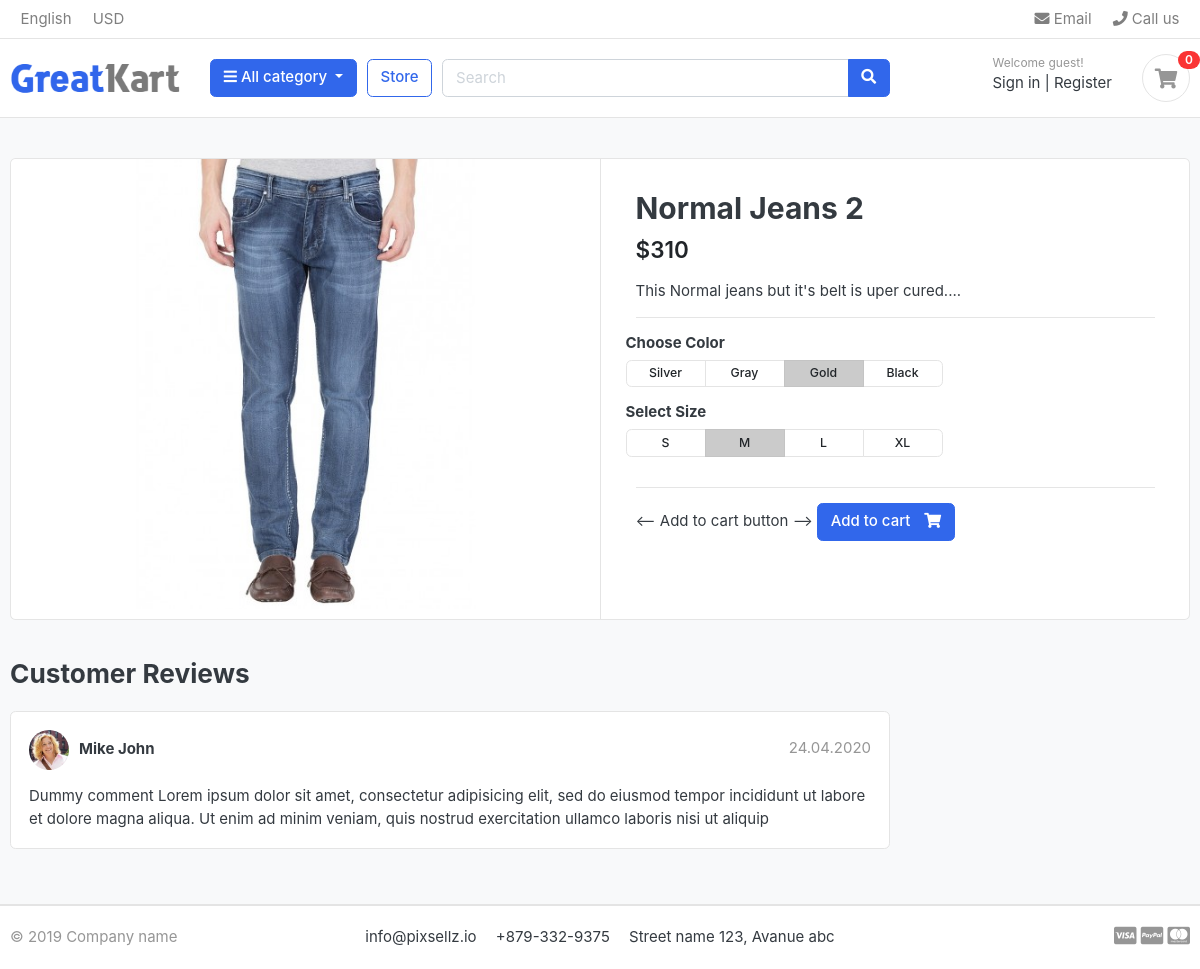
The app's page /store/jeans/normal-jeans-2/, older data.
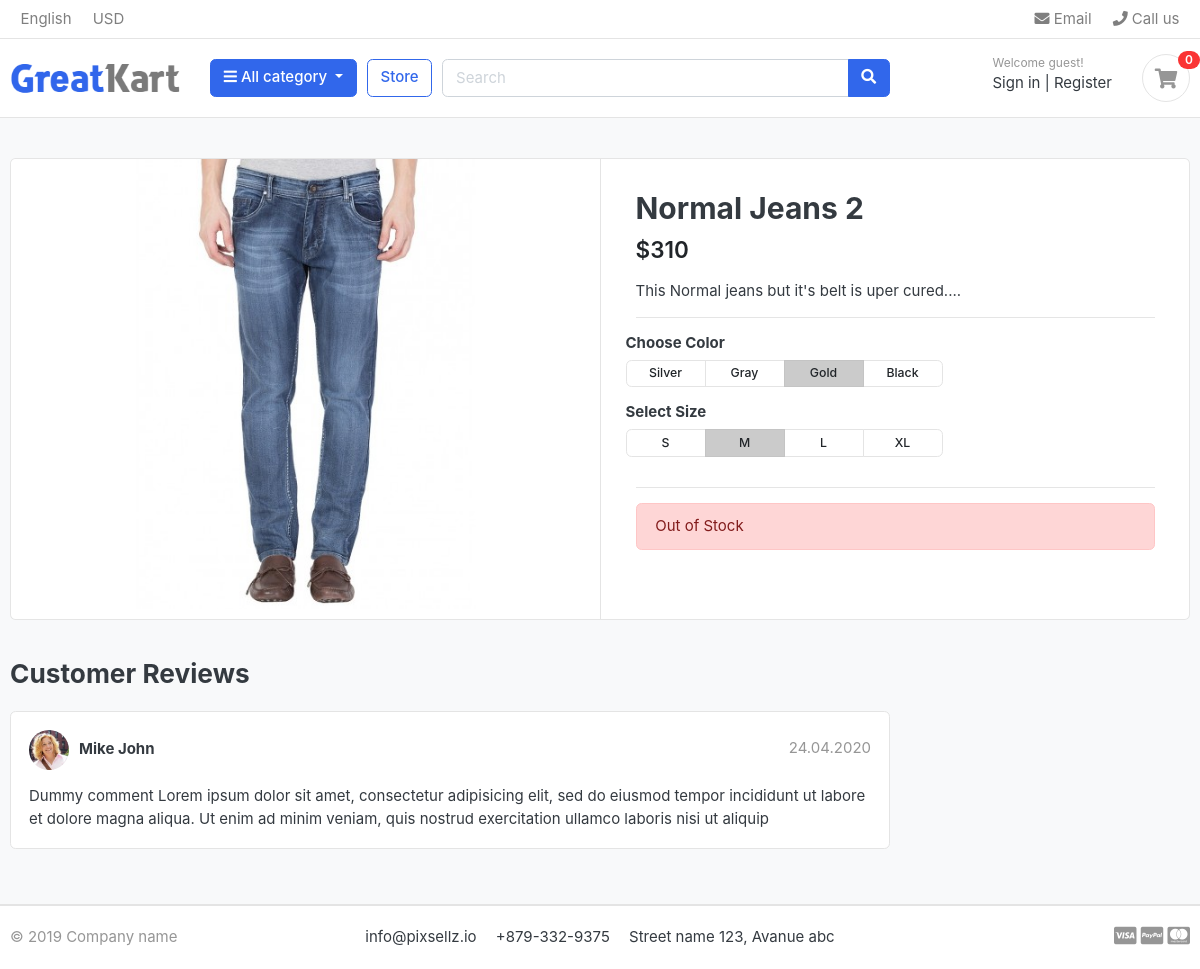
The same page, newer data.
### store/models.py (models this page shows, shortened)
class Product(models.Model):
    product_name = models.CharField(max_length=200, unique=True)
    slug = models.SlugField(max_length=200, unique=True)
    description = models.TextField(max_length=500, blank=True)
    price = models.IntegerField()
    images = models.ImageField(upload_to='photos/products')
    stock = models.IntegerField()
    is_available = models.BooleanField(default=True)
    category = models.ForeignKey(Category, on_delete=models.CASCADE)
    created_date = models.DateTimeField(auto_now_add=True)
    modified_date = models.DateTimeField(auto_now=True)

### store/views.py (the view)
# urls.py: path('<slug:category_slug>/<slug:product_slug>/', views.product_detail, name='product_detail'),
def product_detail(request, category_slug, product_slug):
    try:
      single_product = Product.objects.get(category__slug=category_slug, slug=product_slug)
    except Exception as e:
        raise e
    context = {
        'single_product': single_product,
    }
    return render(request, 'store/product_detail.html', context)

### category/context_processor.py (called while the page is built)
def menu_links(request):
    links = Category.objects.all()
    return dict(links=links)

### category/models.py (called while the page is built)
    def get_url(self):
        return reverse('products_by_category', args=[self.slug])

### templates/store/product_detail.html
{% extends 'base.html' %}
{% load static %}
{% block content %}
<section class="section-content padding-y bg">
    <div class="container">
        <div class="card">
            <div class="row no-gutters">
                <aside class="col-md-6">
                    <article class="gallery-wrap">
                        <div class="img-big-wrap">
                            <a href="#"><img src="{{ single_product.images.url }}"></a>
                        </div>
                    </article>
                </aside>
                <main class="col-md-6 border-left">
                    <article class="content-body">
                        <h2 class="title">{{single_product.product_name}}</h2>
                        <div class="mb-3">
                            <var class="price h4">${{single_product.price}}</var>
                        </div>
                        <p>{{single_product.description}}</p>
                        <hr>
                        <div class="row">
                            <div class="item-option-select">
                                <h6>Choose Color</h6>
                                <div class="btn-group btn-group-sm btn-group-toggle" data-toggle="buttons">
                                    <label class="btn btn-light">
                                        <input type="radio" name="radio_color"> Silver
                                    </label>
                                    <label class="btn btn-light">
                                        <input type="radio" name="radio_color"> Gray
                                    </label>
                                    <label class="btn btn-light active">
                                        <input type="radio" name="radio_color checked"> Gold
                                    </label>
                                    <label class="btn btn-light">
                                        <input type="radio" name="radio_color"> Black
                                    </label>
                                </div>
                            </div>
                        </div>
                        <div class="row">
                            <div class="item-option-select">
                                <h6>Select Size</h6>
                                <div class="btn-group btn-group-sm btn-group-toggle" data-toggle="buttons">
                                    <label class="btn btn-light">
                                        <input type="radio" name="radio_color"> S
                                    </label>
                                    <label class="btn btn-light active">
                                        <input type="radio" name="radio_color" checked> M
                                    </label>
                                    <label class="btn btn-light">
                                        <input type="radio" name="radio_color"> L
                                    </label>
                                    <label class="btn btn-light">
                                        <input type="radio" name="radio_color"> XL
                                    </label>
                                </div>
                            </div>
                        </div>
                        <hr>
                        {% if single_product.stock <= 0 %}
                        <div class="alert alert-danger" role="alert">
                            Out of Stock
                        </div>
                        {% else %}
                        <-- Add to cart button -->
                        <a href="" class="btn  btn-primary"> <span class="text">Add to
                                cart</span> <i class="fas fa-shopping-cart"></i> </a>
                        {% endif %}
                    </article>
                </main>
            </div>
        </div>
        <br>
        <div class="row">
            <div class="col-md-9">
                <header class="section-heading">
                    <h3>Customer Reviews </h3>
                </header>
                <article class="box mb-3">
                    <div class="icontext w-100">
                        <img src="{% static 'images/avatars/avatar1.jpg' %}" class="img-xs icon rounded-circle">
                        <div class="text">
                            <span class="date text-muted float-md-right">24.04.2020 </span>
                            <h6 class="mb-1">Mike John </h6>
                        </div>
                    </div>
                    <div class="mt-3">
                        <p>
                            Dummy comment Lorem ipsum dolor sit amet, consectetur adipisicing elit, sed do eiusmod
                            tempor incididunt ut labore et dolore magna aliqua. Ut enim ad minim veniam,
                            quis nostrud exercitation ullamco laboris nisi ut aliquip
                        </p>
                    </div>
                </article>
            </div>
        </div>
    </div>
</section>
{% endblock %}

### templates/base.html (shortened to what this page needs)
{% load static %}
<!DOCTYPE HTML>
<html lang="en">
<head>
    <link href={% static "css/bootstrap.css" %} rel="stylesheet" type="text/css" />
    <link href={% static "fonts/fontawesome/css/all.min.css" %} type="text/css" rel="stylesheet">
    <link href={% static "css/ui.css" %} rel="stylesheet" type="text/css" />
    <link href={% static "css/responsive.css" %} rel="stylesheet" media="only screen and (max-width: 1200px)" />
</head>
<body>
    {% include "includes/navbar.html" %}
    {% block content %}{% endblock %}
    {% include "includes/footer.html" %}

### templates/includes/navbar.html (shortened to what this page needs)
{% load static %}
    <header class="section-header">
        <nav class="navbar p-md-0 navbar-expand-sm navbar-light border-bottom">
            <div class="container">
                <div class="collapse navbar-collapse" id="navbarTop4">
                    <ul class="navbar-nav mr-auto">
                        <li class="nav-item dropdown">
                            <a href="#" class="nav-link"> English </a>
                        </li>
                        <li class="nav-item dropdown">
                            <a href="#" class="nav-link"> USD </a>
                        </li>
                    </ul>
                    <ul class="navbar-nav">
                        <li><a href="#" class="nav-link"> <i class="fa fa-envelope"></i> Email </a></li>
                        <li><a href="#" class="nav-link"> <i class="fa fa-phone"></i> Call us </a></li>
                    </ul>
                </div>
            </div>
        </nav>
        <section class="header-main border-bottom">
            <div class="container">
                <div class="row align-items-center">
                    <div class="col-lg-2 col-md-3 col-6">
                        <a href="{% url 'home' %}" class="brand-wrap">
                            <img class="logo" src={% static "images/logo.png" %}>
                        </a>
                    </div>
                    <div class="col-lg col-sm col-md col-6 flex-grow-0">
                        <div class="category-wrap dropdown d-inline-block float-right">
                            <button type="button" class="btn btn-primary dropdown-toggle" data-toggle="dropdown">
                                <i class="fa fa-bars"></i> All category
                            </button>
                        </div>
                    </div>
            <a href="{% url 'store' %}" class="btn btn-outline-primary">Store</a>
                    <div class="col-lg  col-md-6 col-sm-12 col">
                        <form action="#" class="search">
                            <div class="input-group w-100">
                                <input type="text" class="form-control" style="width:60%;" placeholder="Search">
                                <div class="input-group-append">
                                    <button class="btn btn-primary" type="submit">
                                        <i class="fa fa-search"></i>
                                    </button>
                                </div>
                            </div>
                        </form>
                    </div>
                    <div class="col-lg-3 col-sm-6 col-8 order-2 order-lg-3">
                        <div class="d-flex justify-content-end mb-3 mb-lg-0">
                            <div class="widget-header">
                                <small class="title text-muted">Welcome guest!</small>
                                <div>
                                    <a href="./signin.html">Sign in</a> <span class="dark-transp"> | </span>
                                    <a href="./register.html"> Register</a>
                                </div>
                            </div>
                            <a href="./cart.html" class="widget-header pl-3 ml-3">
                                <div class="icon icon-sm rounded-circle border"><i class="fa fa-shopping-cart"></i>
                                </div>
                                <span class="badge badge-pill badge-danger notify">0</span>
                            </a>
                        </div>
                    </div>
                </div>
            </div>
        </section>
    </header>

### templates/includes/footer.html
<footer class="section-footer border-top">
	<div class="container">
		<section class="footer-bottom border-top row">
			<div class="col-md-2">
				<p class="text-muted"> &copy 2019 Company name </p>
			</div>
			<div class="col-md-8 text-md-center">
				<span  class="px-2">info@pixsellz.io</span>
				<span  class="px-2">+879-332-9375</span>
				<span  class="px-2">Street name 123, Avanue abc</span>
			</div>
			<div class="col-md-2 text-md-right text-muted">
				<i class="fab fa-lg fa-cc-visa"></i>
				<i class="fab fa-lg fa-cc-paypal"></i>
				<i class="fab fa-lg fa-cc-mastercard"></i>
			</div>
		</section>
	</div>
</footer>

### static/css/ui.css (style rules this page uses)
html { font-family: "Inter", sans-serif; font-size: 15px; }
.content-body { flex: 1 1 auto; padding: 2rem 2.3rem; }
.icon-xs, .icon-sm, .icon-md, .icon-lg { display: inline-block; text-align: center; flex-shrink: 0; flex-grow: 0; }
.icon-sm { width: 48px; height: 48px; line-height: 48px !important; font-size: 20px; }
.img-xs, .img-sm, .img-md, .img-lg { -o-object-fit: cover; object-fit: cover; flex-shrink: 0; flex-grow: 0; }
.img-xs { width: 40px; height: 40px; }
.padding-y { padding-top: 40px; padding-bottom: 40px; }
var { font-style: normal; }
article:after, .form-group:after { display: block; clear: both; content: ""; }
.bg { background-color: #f8f9fa; }
.section-heading { margin-bottom: 20px; margin-top: 15px; }
p:last-child { margin-bottom: 0; }
.header-main { position: relative; padding-top: 1rem; padding-bottom: 1rem; }
.brand-wrap .logo, .navbar-brand .logo { margin-right: 7px; max-height: 42px; display: inline-block; }
.widget-header { display: inline-block; vertical-align: middle; position: relative; }
.widget-header a { color: #343a40; }
.widget-header i { color: #969696; }
.widget-header .title { display: block; }
.widget-header .notify { position: absolute; top: -3px; right: -10px; }
.footer-bottom { padding-top: 20px; padding-bottom: 20px; }
.btn-light { background-color: #fff; border-color: #e4e4e4; }
.icontext { display: inline-flex; align-items: center; vertical-align: middle; }
.icontext .text { width: 100%; line-height: 1.2; }
.icontext .icon { position: relative; margin-right: 10px; flex-shrink: 0; flex-grow: 0; }
.notify { position: absolute; top: -4px; right: -10px; display: inline-block; padding: 0.25em 0.6em; font-size: 12px; line-height: 1; text-align: center; border-radius: 3rem; color: #fff; background-color: #fa3434; }
.price { font-weight: 600; color: #212529; }
.box { padding: 18px; background: #fff; border-radius: 0.37rem; border: 1px solid #e4e4e4; }
.box img { max-width: 100%; }
.gallery-wrap .img-big-wrap { margin-bottom: 10px; border-radius: 0.37rem; overflow: hidden; background-color: #fff; }
.gallery-wrap .img-big-wrap a { text-align: center; display: block; }
.gallery-wrap .img-big-wrap img { height: 450px; width: auto; display: inline-block; }
.item-option-select { margin-bottom: 1rem; display: inline-block; margin-right: 15px; }
.item-option-select .btn { min-width: 80px; }

Row changes from the older to the newer data that the page shows:
changed Product "Normal Jeans 2": stock 9 → 0 (drawn)
Text that changed along with them:
text no longer shown: "<-- Add to cart button --> Add to cart"
text now shown: "Out of Stock"
